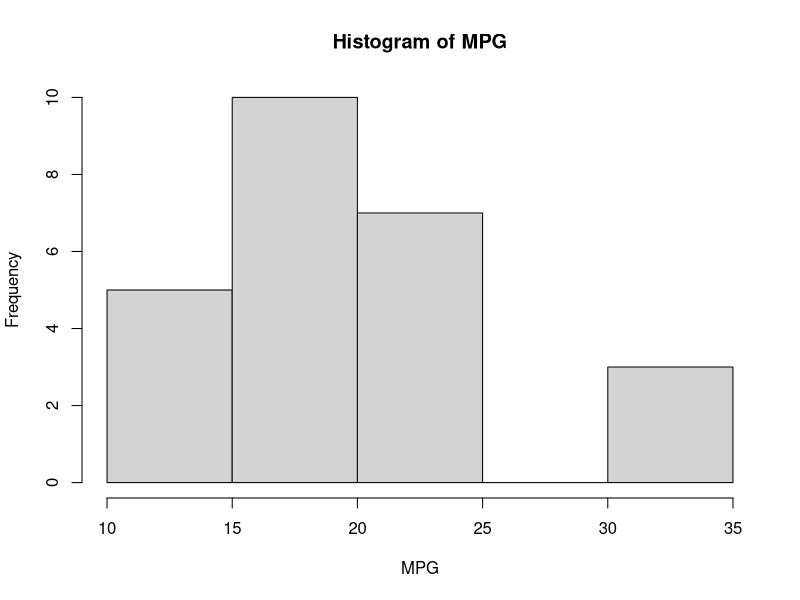

Write the R code that produced this figure.
## ---- chunk 1
knitr::opts_chunk$set(echo = TRUE)
## ---- chunk 2
cars = read.csv("cars.csv")
## ---- chunk 3
names(cars)
## ---- chunk 4
summary(cars$mpg)
## ---- chunk 5
hist(cars$mpg, main = "Histogram of MPG", xlab =  "MPG")
## ---- chunk 6
sd(cars$mpg)
## ---- chunk 7
var(cars$mpg)
## ---- chunk 8
sd(cars$mpg) == sqrt(var(cars$mpg))
## ---- chunk 9
sum(!is.na(cars$cyl))
## ---- chunk 10
mean(cars$cyl)
## ---- chunk 11
mean(cars$cyl, na.rm = TRUE)
